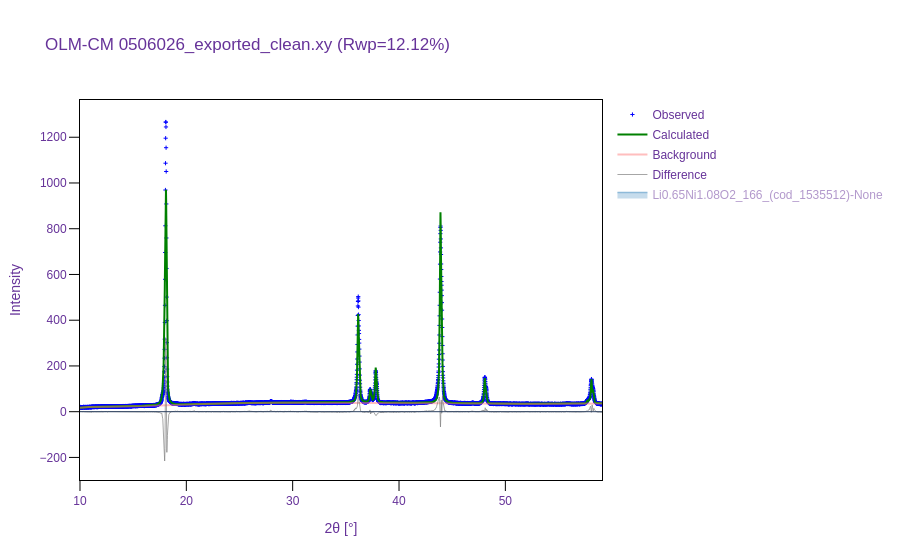

Write notebook code for a chart like this one.
### Code cell
sr.visualize()

### Figure 1 — Plotly figure (JSON) as saved in the notebook; plotly's stock layout.template omitted (floating-point values rounded to 4 significant figures; data arrays with more than 128 entries replaced by an {"elided": "..."} marker saying what was removed)
{"data": [{"marker": {"color": "blue", "size": 3, "symbol": "cross-thin-open"}, "mode": "markers", "name": "Observed", "type": "scatter", "x": {"elided": "4755 float values"}, "y": {"elided": "4755 float values"}}, {"line": {"color": "green", "width": 2}, "mode": "lines", "name": "Calculated", "type": "scatter", "x": {"elided": "4755 float values"}, "y": {"elided": "4755 float values"}}, {"line": {"color": "#FF7F7F", "width": 2}, "mode": "lines", "name": "Background", "opacity": 0.5, "type": "scatter", "x": {"elided": "4755 float values"}, "y": {"elided": "4755 float values"}}, {"hoverinfo": "skip", "line": {"color": "#808080", "width": 1}, "mode": "lines", "name": "Difference", "opacity": 0.7, "type": "scatter", "x": {"elided": "4755 float values"}, "y": {"elided": "4755 float values"}}, {"hoverinfo": "none", "legendgroup": "Li0.65Ni1.08O2_166_(cod_1535512)-None", "line": {"color": "#1f77b4", "width": 0}, "mode": "lines", "showlegend": false, "type": "scatter", "x": {"elided": "4755 float values"}, "y": {"elided": "4755 float values"}}, {"fill": "tonexty", "legendgroup": "Li0.65Ni1.08O2_166_(cod_1535512)-None", "line": {"color": "#1f77b4", "width": 1.5}, "mode": "lines", "name": "Li0.65Ni1.08O2_166_(cod_1535512)-None", "type": "scatter", "visible": "legendonly", "x": {"elided": "4755 float values"}, "y": {"elided": "4755 float values"}}, {"hovertemplate": "%{text}", "legendgroup": "Li0.65Ni1.08O2_166_(cod_1535512)-None", "marker": {"color": "#1f77b4", "size": 5, "symbol": 142}, "mode": "markers", "name": "Li0.65Ni1.08O2_166_(cod_1535512)-None", "showlegend": false, "text": ["18.10, 241.67", "36.17, 88.41", "37.31, 12.92", "37.82, 34.74", "43.91, 196.39", "48.07, 26.75", "57.73, 3.52", "58.10, 26.40"], "type": "scatter", "visible": "legendonly", "x": [18.1, 36.17, 37.31, 37.82, 43.91, 48.07, 57.73, 58.1], "y": [-345.1, -345.1, -345.1, -345.1, -345.1, -345.1, -345.1, -345.1]}, {"marker": {"color": "#f9726a", "opacity": 0.8, "size": 10, "symbol": 53}, "mode": "markers", "name": "Missing peaks", "showlegend": true, "text": [], "type": "scatter", "visible": "legendonly", "x": [], "y": []}, {"hovertemplate": "%{text}", "marker": {"color": "#335da0", "opacity": 0.8, "size": 10, "symbol": 53}, "mode": "markers", "name": "Extra peaks", "showlegend": true, "text": [], "type": "scatter", "visible": "legendonly", "x": [], "y": []}], "layout": {"autosize": true, "font": {"color": "RebeccaPurple", "family": "Arial, sans-serif"}, "legend": {"title": {"text": ""}, "tracegroupgap": 1}, "plot_bgcolor": "white", "shapes": [{"line": {"width": 1}, "type": "line", "x0": 0, "x1": 1, "xref": "x domain", "y0": 0, "y1": 0, "yref": "y"}], "title": {"text": "OLM-CM 0506026_exported_clean.xy (Rwp=12.12%)"}, "xaxis": {"linecolor": "black", "linewidth": 1, "mirror": true, "range": [10.0, 59.09], "showline": true, "tickcolor": "black", "ticklen": 10, "ticks": "outside", "tickwidth": 1, "title": {"text": "2θ [°]"}}, "yaxis": {"linecolor": "black", "linewidth": 1, "mirror": true, "showline": true, "tickcolor": "black", "ticklen": 10, "ticks": "outside", "tickwidth": 1, "title": {"text": "Intensity"}}}}
